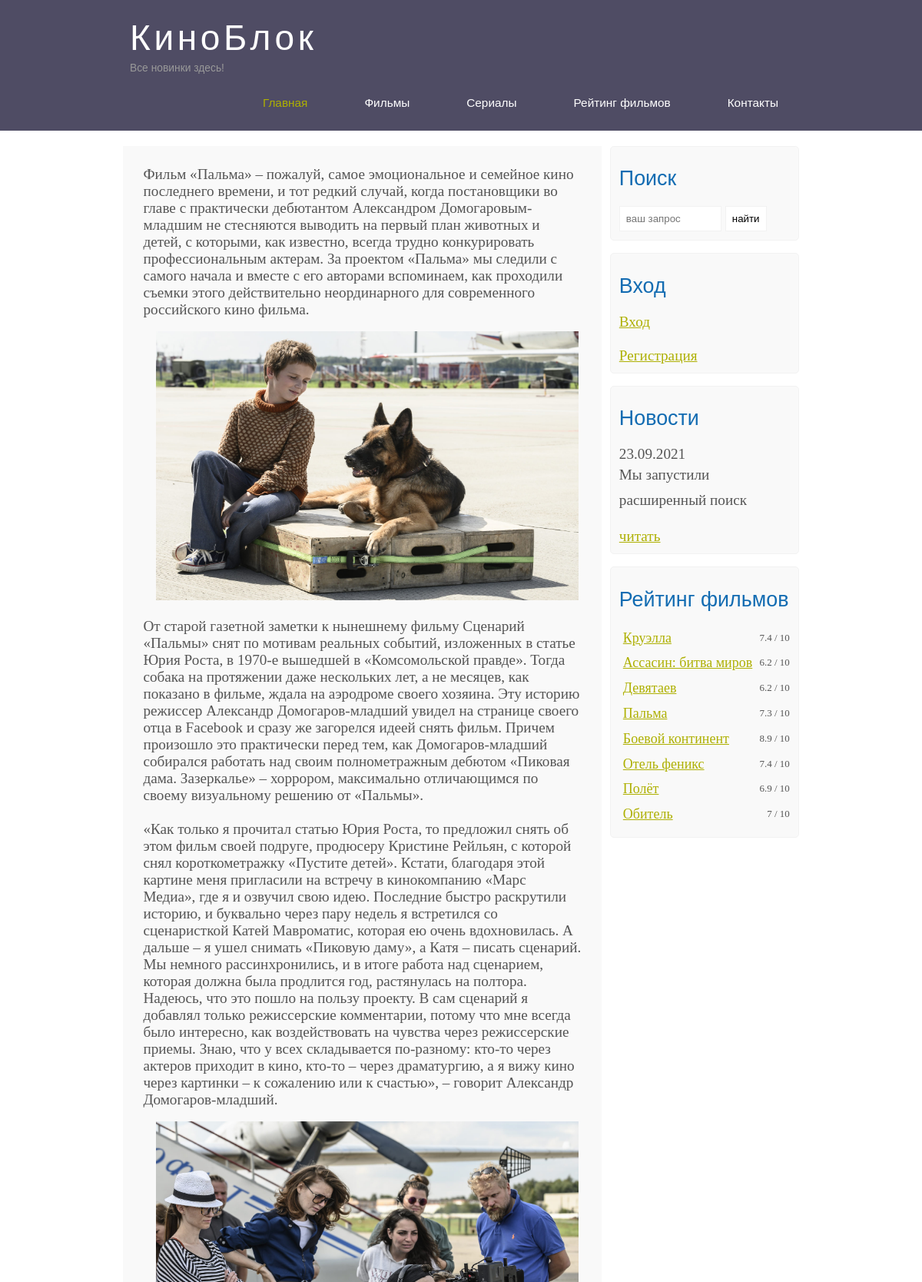
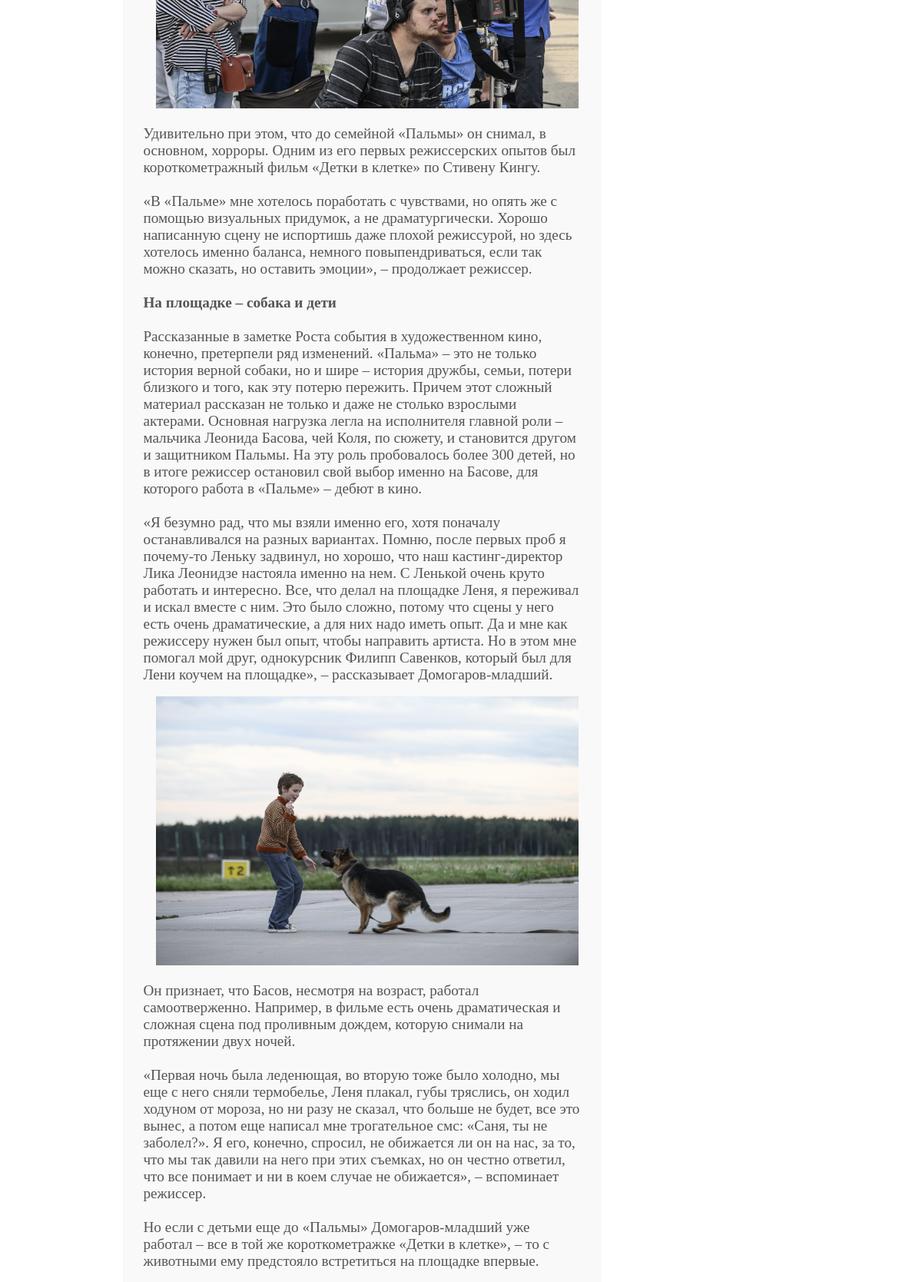
Screenshot of /about_palma.php (upper part) with the database file from the repository (2 pictures, top to bottom).
### tables this page shows
CREATE TABLE `header` (
  `id` int NOT NULL,
  `title` varchar(50) NOT NULL,
  `linktitle` varchar(100) NOT NULL,
  `page` varchar(50) NOT NULL
);

CREATE TABLE `main` (
  `post_id` int NOT NULL,
  `img` varchar(50) NOT NULL,
  `name` varchar(500) NOT NULL,
  `maintext` varchar(2500) NOT NULL,
  `video` varchar(500) NOT NULL,
  `rating` varchar(50) NOT NULL,
  `year` int NOT NULL,
  `producer` varchar(250) NOT NULL,
  `linkpage` varchar(100) NOT NULL,
  `type` varchar(50) NOT NULL
);

### ratingmain.php (the view, shortened to what this page needs)
<?php
  include "bd.php";
  $result_main = mysqli_query($mysqli, 'SELECT * FROM main');
  $rows_main = mysqli_fetch_all($result_main, MYSQLI_ASSOC);
?>
<div class="sidebar">
    <h2>Рейтинг фильмов</h2>
    <ul>
    <?php foreach($rows_main as $row_main):?>
      <li><a class="link_sidebar" href="<?php echo $row_main['linkpage'];?>"><?php echo $row_main['name'];?></a><span class="rating_sidebar"><?php echo $row_main['rating'];?></span></li>
    <?php endforeach;?>
    </ul>
  </div>
</div>

### header.php (shortened to what this page needs)
<?php
  include "bd.php";
  $result5 = mysqli_query($mysqli, 'SELECT * FROM header');
  $rows5 = mysqli_fetch_all($result5, MYSQLI_ASSOC);
?>
<div class="header">
  <div class="logo">
    <div class="logo_text">
      <h1><a href="/">КиноБлок</a></h1>
      <h2>Все новинки здесь!</h2>
    </div>
  </div>
  <div class="menubar">
    <ul class="menu">
    <?php foreach($rows5 as $row5):?>
      <li <?php echo ($page == $row5['page'] ? "class = selected" : "")?>><a href="<?php echo $row5['linktitle'];?>"><?php echo $row5['title'];?></a></li>
    <?php endforeach;?>
    </ul>
  </div>
</div>

### style.css (style rules this page uses)
* { margin: 0; padding: 0; }
body { font-size: 1.2em; background-color: #fff; color: #555; }
h1, h2 { font: normal 170% 'century gothic', arial; margin: 0 0 15px 0; padding: 15px 0 5px 0; color: #000; }
h2 { font-size: 140%; }
a, a:hover { outline: none; text-decoration: underline; color: #aeb002; }
ul { margin: 2px 0 22px 17px; }
ul li { margin: 0 0 6px 0; padding: 0 0 4px 5px; line-height: 1.5em; }
.header { background-color: rgb(79, 76, 100); height: 170px; font-size: 0.8em; margin-left: 0px; margin-right: 0px; min-width: 900px; }
.main, .logo, .menubar, .site_content, .footer { margin-left: auto; margin-right: auto; }
.logo { width: 880px; padding-bottom: 20px; }
.logo h1, .logo h2 { font: normal 300% 'century gothic', arial, sans-serif; margin: 0 0 0 9px; }
.logo_text h1, .logo_text h1 a, .logo_text h1 a:hover { padding: 22px 0 0 0; color: #fff; letter-spacing: 0.1em; text-decoration: none; }
.logo_text h2 { font-size: 0.9em; padding: 4px 0 0 0; color: #999; }
.menubar { width: 900px; height: 46px; }
ul.menu { float: right; }
ul.menu li { float: left; padding: 0 0 0 9px; list-style: none; margin: 1px 2px 0 0; }
ul.menu li a { font: normal 100% 'trebuchet ms', sans-serif; display: block; height: 20px; padding: 6px 35px 5px 28px; color: #fff; text-decoration: none; }
ul.menu li.selected a { color: #aeb002; }
.sidebar { float: right; width: 222px; padding: 5%; margin: 0 0 16px 0; border: solid 1px #f2f2f2; border-radius: 5px; background-color: #f9f9f9; }
.sidebar h2 { color: #136cb2; }
.sidebar ul { margin: 0; }
.sidebar ul li { list-style-type: none; margin: 0 0 0 0; }
.sidebar .rating_sidebar { float: right; }
.rating_sidebar { font-size: 13px; }
.link_sidebar { font-size: 18px; }

### rows the page displays
header: title "Главная"
header: title "Фильмы"
header: title "Сериалы"
header: title "Рейтинг фильмов"
header: title "Контакты"
main: name "Круэлла", rating "7.4 / 10"
main: name "Ассасин: битва миров", rating "6.2 / 10"
main: name "Девятаев", rating "6.2 / 10"
main: name "Пальма", rating "7.3 / 10"
main: name "Боевой континент", rating "8.9 / 10"
main: name "Отель феникс", rating "7.4 / 10"
main: name "Полёт", rating "6.9 / 10"
main: name "Обитель", rating "7 / 10"
